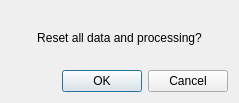
<?xml version="1.0" encoding="UTF-8"?>
<ui version="4.0">
 <class>Dialog</class>
 <widget class="QDialog" name="Dialog">
  <property name="geometry">
   <rect>
    <x>0</x>
    <y>0</y>
    <width>239</width>
    <height>103</height>
   </rect>
  </property>
  <property name="windowTitle">
   <string>Dialog</string>
  </property>
  <layout class="QGridLayout" name="gridLayout">
   <item row="1" column="0">
    <layout class="QVBoxLayout" name="verticalLayout">
     <item>
      <widget class="QLabel" name="label">
       <property name="text">
        <string>Reset all data and processing?</string>
       </property>
       <property name="alignment">
        <set>Qt::AlignCenter</set>
       </property>
      </widget>
     </item>
     <item>
      <layout class="QHBoxLayout" name="horizontalLayout">
       <item>
        <spacer name="horizontalSpacer">
         <property name="orientation">
          <enum>Qt::Horizontal</enum>
         </property>
         <property name="sizeHint" stdset="0">
          <size>
           <width>40</width>
           <height>20</height>
          </size>
         </property>
        </spacer>
       </item>
       <item>
        <widget class="QPushButton" name="pushButton_2">
         <property name="text">
          <string>OK</string>
         </property>
        </widget>
       </item>
       <item>
        <widget class="QPushButton" name="pushButton">
         <property name="text">
          <string>Cancel</string>
         </property>
        </widget>
       </item>
      </layout>
     </item>
    </layout>
   </item>
  </layout>
 </widget>
 <resources/>
 <connections/>
</ui>
